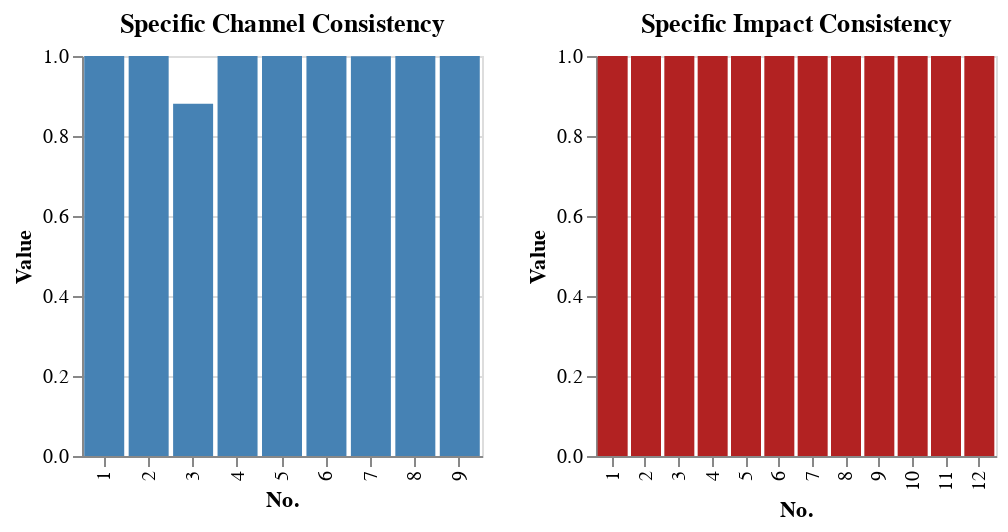

Notebook code for this chart:
### Code cell
spec_chn = pyFBS.barchart(np.arange(1,10,1), vpt_A.specific_sensor, color='steelblue', title='Specific Channel Consistency')
spec_imp = pyFBS.barchart(np.arange(1,13,1), vpt_A.specific_impact, color='firebrick', title='Specific Impact Consistency')
spec_chn | spec_imp

### Figure 1 — Vega-Lite specification as saved in the notebook (floating-point values rounded to 4 significant figures)
{"config": {"view": {"continuousWidth": 300, "continuousHeight": 300}}, "hconcat": [{"data": {"name": "data-c691f98ba46de996fffcc4a52fdb1e1e"}, "mark": {"type": "bar"}, "encoding": {"color": {"value": "steelblue"}, "tooltip": [{"field": "y", "format": ".3f", "title": "Value", "type": "quantitative"}], "x": {"axis": {"title": "No."}, "field": "x", "type": "ordinal"}, "y": {"axis": {"title": "Value"}, "field": "y", "type": "quantitative"}}, "height": 200, "title": "Specific Channel Consistency", "width": 200}, {"data": {"name": "data-1f323f9edee377d789d77a909808d9d3"}, "mark": {"type": "bar"}, "encoding": {"color": {"value": "firebrick"}, "tooltip": [{"field": "y", "format": ".3f", "title": "Value", "type": "quantitative"}], "x": {"axis": {"title": "No."}, "field": "x", "type": "ordinal"}, "y": {"axis": {"title": "Value"}, "field": "y", "type": "quantitative"}}, "height": 200, "title": "Specific Impact Consistency", "width": 200}], "$schema": "https://vega.github.io/schema/vega-lite/v5.20.1.json", "datasets": {"data-c691f98ba46de996fffcc4a52fdb1e1e": [{"x": 1, "y": 1.0}, {"x": 2, "y": 0.9999}, {"x": 3, "y": 0.8807}, {"x": 4, "y": 0.9999}, {"x": 5, "y": 0.9999}, {"x": 6, "y": 1.0}, {"x": 7, "y": 0.9994}, {"x": 8, "y": 1.0}, {"x": 9, "y": 1.0}], "data-1f323f9edee377d789d77a909808d9d3": [{"x": 1, "y": 1.0}, {"x": 2, "y": 0.9999}, {"x": 3, "y": 1.0}, {"x": 4, "y": 1.0}, {"x": 5, "y": 1.0}, {"x": 6, "y": 0.9999}, {"x": 7, "y": 1.0}, {"x": 8, "y": 1.0}, {"x": 9, "y": 1.0}, {"x": 10, "y": 1.0}, {"x": 11, "y": 1.0}, {"x": 12, "y": 1.0}]}}
